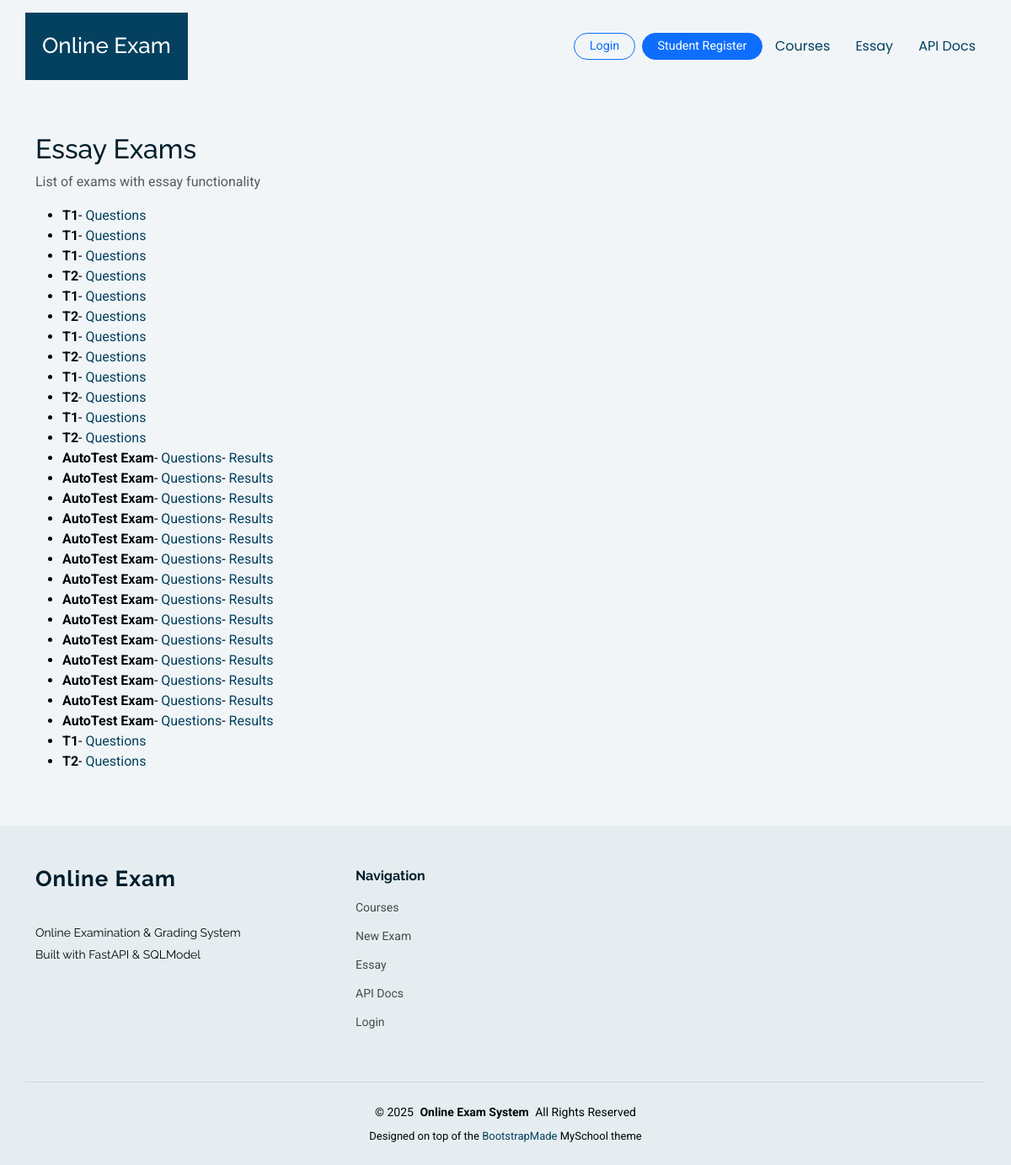
The app's page /essay with its own data.
### online_exam_fastapi/app/models.py (models this page shows)
class Exam(SQLModel, table=True):
    id: Optional[int] = Field(default=None, primary_key=True)
    title: str
    subject: str
    duration_minutes: int
    start_time: Optional[datetime] = None
    end_time: Optional[datetime] = None
    course_id: Optional[int] = Field(default=None, foreign_key="course.id")
    instructions: Optional[str] = None
    status: str = Field(default="draft")
    created_at: datetime = Field(default_factory=datetime.utcnow)
    updated_at: datetime = Field(default_factory=datetime.utcnow)

### online_exam_fastapi/app/routers/essay_ui.py (the view)
@router.get("/essay")
def essay_index(
    request: Request,
    session: Session = Depends(get_session),
    current_user: User | None = Depends(get_current_user),
):
    exams = session.exec(select(Exam)).all()
    exams_meta = []
    for ex in exams:
        has_q = (
            session.exec(select(ExamQuestion).where(ExamQuestion.exam_id == ex.id)).first()
            is not None
        )
        exams_meta.append({"exam": ex, "has_questions": has_q})
    return templates.TemplateResponse(
        "essay/index.html",
        {"request": request, "exams_meta": exams_meta, "current_user": current_user},
    )

### online_exam_fastapi/app/templates/essay/index.html (shortened to what this page needs)
{% extends "base.html" %}
{% block content %}
<div class="container py-5">
  <h2>Essay Exams</h2>
  <p class="text-muted">List of exams with essay functionality</p>
  <ul>
    {% for item in exams_meta %}
      {% set exam = item.exam %}
      {% set has_questions = item.has_questions %}
      <li>
        <strong>{{ exam.title }}</strong>
        {%- if not current_user or current_user.role != 'student' -%}
          - <a href="/essay/{{ exam.id }}/questions">Questions</a>
        {%- endif -%}
        {%- if current_user and current_user.role in ['lecturer','admin'] -%}
          - <a href="/essay/{{ exam.id }}/attempts">Grade Result</a>
        {%- else -%}
          {%- if has_questions -%}
            - <a href="/essay/{{ exam.id }}/attempts">Results</a>
          {%- endif -%}
        {%- endif -%}
      </li>
    {% else %}
      <li>No exams found</li>
    {% endfor %}
  </ul>
</div>
{% endblock %}

### online_exam_fastapi/app/templates/base.html (shortened to what this page needs)
<!DOCTYPE html>
<html lang="en">
<head>
  <link href="/static/myschool/assets/vendor/bootstrap/css/bootstrap.min.css" rel="stylesheet">
  <link href="/static/myschool/assets/vendor/bootstrap-icons/bootstrap-icons.css" rel="stylesheet">
  <link href="/static/myschool/assets/vendor/aos/aos.css" rel="stylesheet">
  <link href="/static/myschool/assets/vendor/swiper/swiper-bundle.min.css" rel="stylesheet">
  <link href="/static/myschool/assets/vendor/glightbox/css/glightbox.min.css" rel="stylesheet">
  <link href="/static/myschool/assets/css/main.css" rel="stylesheet">
</head>
<body class="index-page">
  <header id="header" class="header d-flex align-items-center sticky-top">
    <div
      class="header-container container-fluid container-xl position-relative d-flex align-items-center justify-content-end">
      <a href="/" class="logo d-flex align-items-center me-auto">
        <h1 class="sitename">Online Exam</h1>
      </a>
      <nav id="navmenu" class="navmenu">
        <ul>
          {% if current_user and (current_user.role == "lecturer" or current_user.role == "admin") %}
          <li><a href="/courses/">Courses</a></li>
          <li><a href="/exams/new">New Exam</a></li>
          <li><a href="/essay">Essay</a></li>
          <li><a href="/docs">API Docs</a></li>
          {% else %}
          <li><a href="/courses/">Courses</a></li>
          <li><a href="/essay">Essay</a></li>
          <li><a href="/docs">API Docs</a></li>
          {% endif %}
        </ul>
      </nav>
      <div class="d-flex align-items-center gap-2 ms-3 header-user-dropdown">
        {% if current_user %}
          <div class="dropdown">
            <button class="btn btn-outline-primary btn-sm header-auth-btn dropdown-toggle" type="button" id="userMenu"
              data-bs-toggle="dropdown" aria-expanded="false">
              {{ current_user.name }} ({{ current_user.role|capitalize }})
            </button>
            <ul class="dropdown-menu dropdown-menu-end" aria-labelledby="userMenu">
              <li><a class="dropdown-item" href="/courses/">My Courses</a></li>
              {% if current_user.role == "admin" %}
              <li><a class="dropdown-item" href="/admin/users">User Management</a></li>
              {% endif %}
              <li>
                <hr class="dropdown-divider">
              </li>
              <li><a class="dropdown-item" href="/auth/logout">Logout</a></li>
            </ul>
          </div>
        {% else %}
          <a href="/auth/login" class="btn btn-outline-primary btn-sm header-auth-btn">Login</a>
          <a href="/auth/register-student" class="btn btn-primary btn-sm header-auth-btn">Student Register</a>
        {% endif %}
      </div>
    </div>
  </header>
  <main class="main">
    {% block content %}{% endblock %}
  </main>
  <footer id="footer" class="footer position-relative light-background">
    <div class="container footer-top">
      <div class="row gy-4">
        <div class="col-lg-4 col-md-6 footer-about">
          <a href="/courses/" class="logo d-flex align-items-center">
            <span class="sitename">Online Exam</span>
          </a>
          <div class="footer-contact pt-3">
            <p>Online Examination &amp; Grading System</p>
            <p>Built with FastAPI &amp; SQLModel</p>
          </div>
        </div>
        <div class="col-lg-2 col-md-3 footer-links">
          <h4>Navigation</h4>
          <ul>
            <li><a href="/courses/">Courses</a></li>
            <li><a href="/exams/new">New Exam</a></li>
            <li><a href="/essay">Essay</a></li>
            <li><a href="/docs">API Docs</a></li>
            <li><a href="/auth/login">Login</a></li>
          </ul>
        </div>
      </div>
    </div>
    <div class="container copyright text-center mt-4">
      <p>&copy; <span>2025</span> <strong class="px-1 sitename">Online Exam System</strong> <span>All Rights
          Reserved</span></p>
      <div class="credits">
        Designed on top of the <a href="https://bootstrapmade.com/">BootstrapMade</a> MySchool theme
      </div>
    </div>
  </footer>
</body>
</html>

### online_exam_fastapi/app/templates/base.html (style rules this page uses)
.header-user-dropdown .dropdown-toggle, .header-auth-btn { border-radius: 999px; padding-inline: 1.1rem; font-size: 0.9rem; }

### records on screen
Exam: title "T1"
Exam: title "T1"
Exam: title "T1"
Exam: title "T2"
Exam: title "T1"
Exam: title "T2"
Exam: title "T1"
Exam: title "T2"
Exam: title "T1"
Exam: title "T2"
Exam: title "T1"
Exam: title "T2"
Exam: title "AutoTest Exam"
Exam: title "AutoTest Exam"
Exam: title "AutoTest Exam"
Exam: title "AutoTest Exam"
Exam: title "AutoTest Exam"
Exam: title "AutoTest Exam"
Exam: title "AutoTest Exam"
Exam: title "AutoTest Exam"
Exam: title "AutoTest Exam"
Exam: title "AutoTest Exam"
Exam: title "AutoTest Exam"
Exam: title "AutoTest Exam"
Exam: title "AutoTest Exam"
Exam: title "AutoTest Exam"
Exam: title "T1"
Exam: title "T2"
